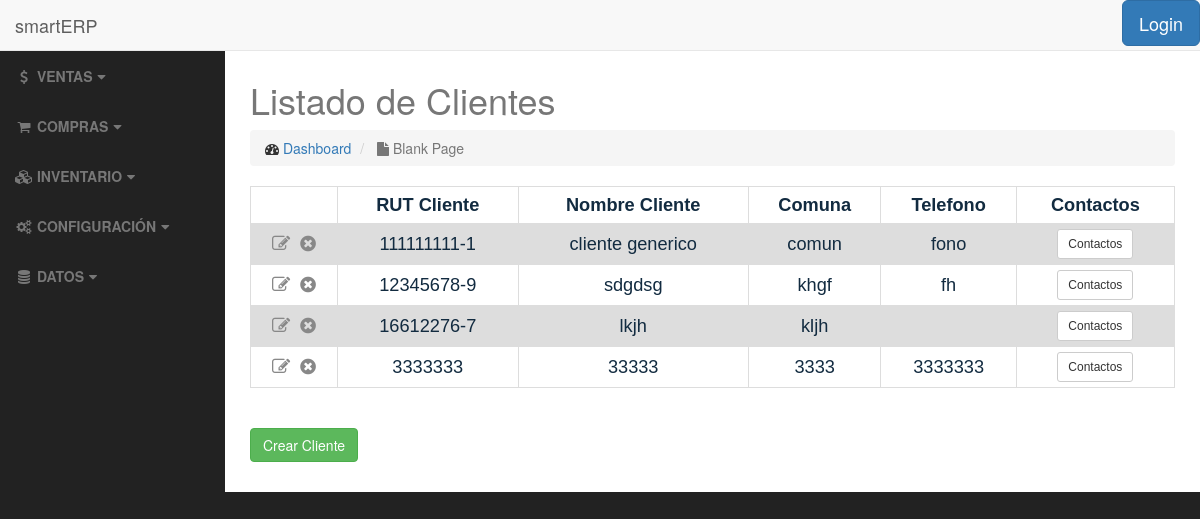
Before: /clients/ with the older database file.
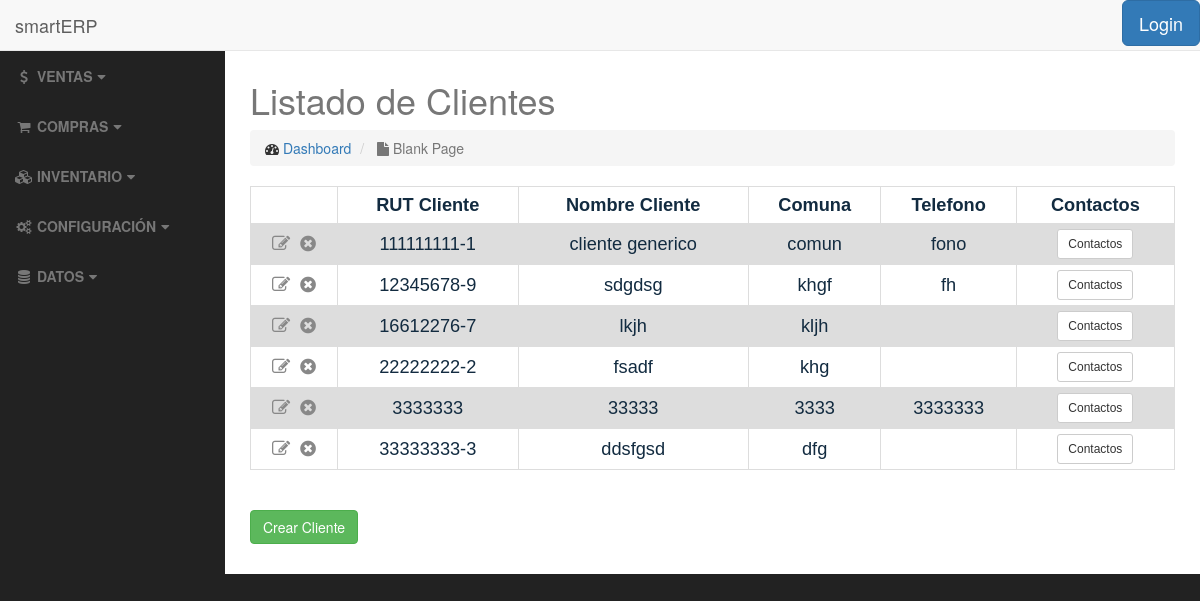
After: the same page with the newer database file.
### clients/models.py (models this page shows, shortened)
class Client(models.Model):
    client_rut = models.CharField(max_length=12, unique=True, verbose_name="RUT", validators=[rut_validate])
    client_name = models.CharField(max_length=250, verbose_name="Nombre Cliente")
    client_giro = models.CharField(max_length=200, verbose_name="Giro")
    client_address = models.CharField(max_length=100, verbose_name="Direccion")
    client_comuna = models.CharField(max_length=50, verbose_name="Comuna")
    client_ciudad = models.CharField(max_length=50, verbose_name="Ciudad")
    client_region = models.CharField(max_length=50, verbose_name="Region")
    client_tel = models.CharField(max_length=20, blank=True, verbose_name="Telefono")
    client_email = models.EmailField(blank=True, verbose_name="E-mail")
    is_active = models.BooleanField(default=True, verbose_name="Activo")
    class Meta:
        ordering = ['client_rut']

### clients/views.py (the view)
class ClientListView(ListView):
    template_name = 'clients/client_list.html'
    def get_queryset(self):
        return Client.objects.all()

### clients/templates/clients/client_list.html (shortened to what this page needs)
{% extends 'base.html' %}
<h2>{% block title %}Listado de Clientes{% endblock %}</h2>
{% block body %}
    <table>
            {% if object_list %}
                <tr>
                    <th></th>
                    <th>RUT Cliente</th>
                    <th>Nombre Cliente</th>
                    <th>Comuna</th>
                    <th>Telefono</th>
                    <th>Contactos</th>
                </tr>
                    {% for client in object_list %}
                        <tr>
                            <td>
                                <a href="{% url 'clients:client-update' client.pk %}"><i class="fa fa-pencil-square-o" title="Editar"></i></a>&nbsp;
                                <a href="{% url 'clients:client-delete' client.pk %}"><i class="fa fa-times-circle" title="Eliminar"></i></a>
                            </td>
                            <td>{{ client.client_rut }}</td>
                            <td>{{ client.client_name }}</td>
                            <td>{{ client.client_comuna }}</td>
                            <td>{{ client.client_tel }}</td>
                            <td>
                                <a href="{% url 'clients:contact_list' client.pk %}" class="btn btn-default btn-sm">Contactos</a>
                            </td>
                        </tr>
                    {% endfor %}
            {% else %}
                <h3>No hay clientes registrados</h3>
            {% endif %}
    </table>
    <br>
    <br>
    <a href="{% url 'clients:client-add' %}" class="btn btn-success">Crear Cliente</a>
    <br>
    <br>
{% endblock %}

Changed rows visible on the page:
added Client: client_rut "22222222-2", client_name "fsadf", client_comuna "khg"
added Client: client_rut "33333333-3", client_name "ddsfgsd", client_comuna "dfg"
